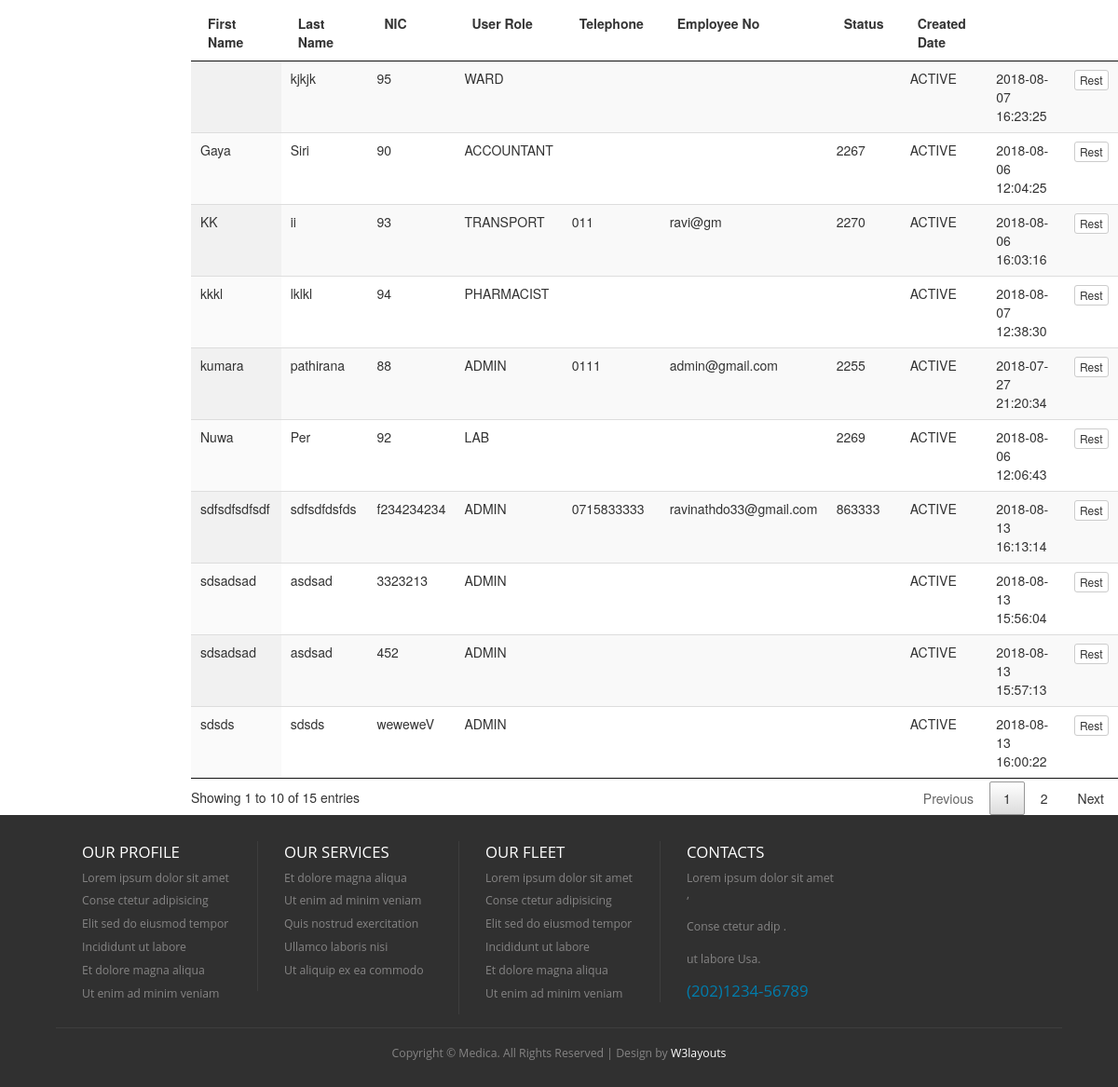
Before: /index.php/admin_controller/loadUserRegistration (lower part) with the older database file.
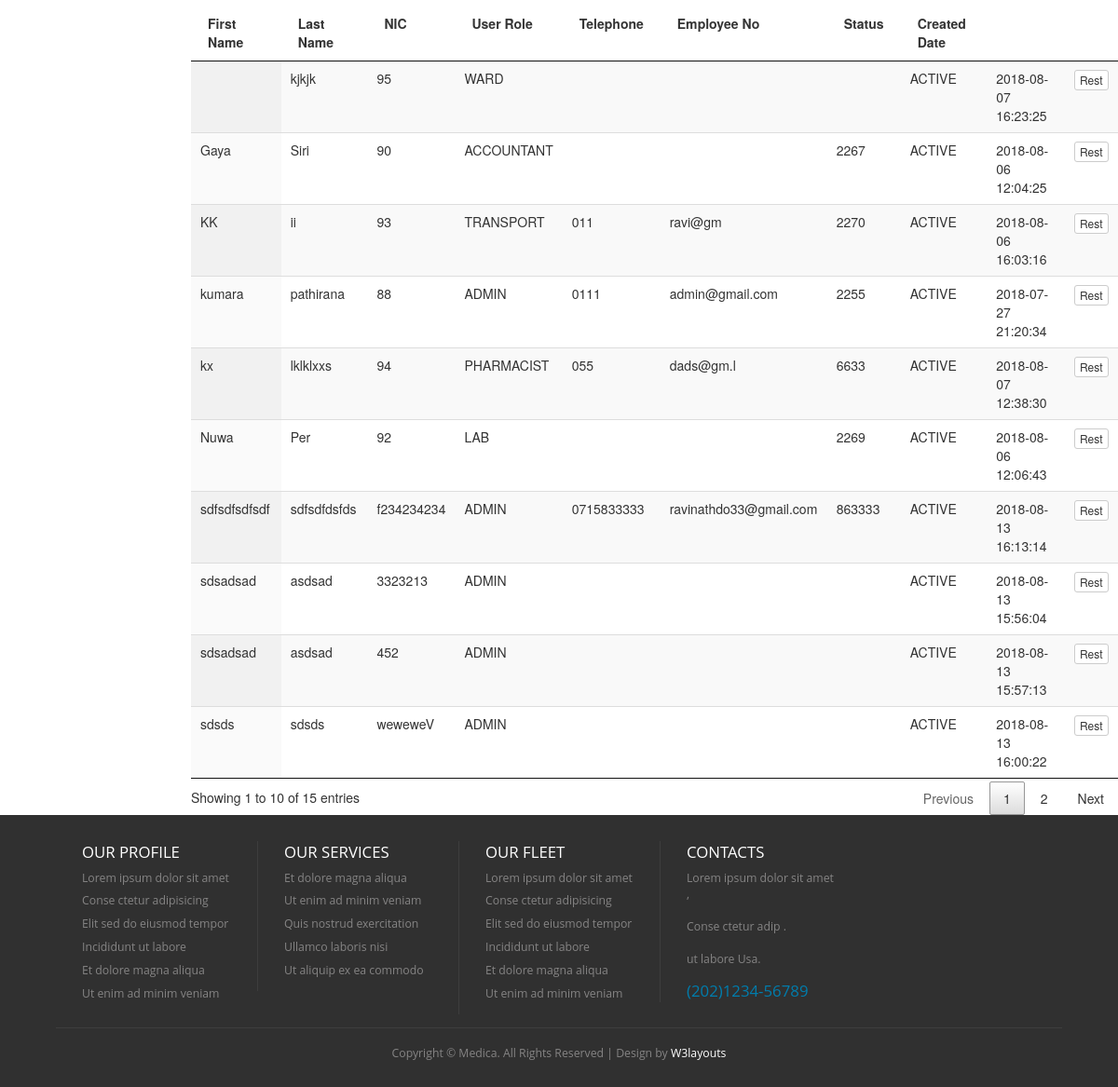
After: the same page with the newer database file.
### tables this page shows
CREATE TABLE `hms_user` (
  `id` int(5) NOT NULL AUTO_INCREMENT,
  `first_name` varchar(100) DEFAULT NULL,
  `last_name` varchar(100) DEFAULT NULL,
  `nic` varchar(12) DEFAULT NULL,
  `pword` text DEFAULT NULL,
  `user_role` varchar(20) DEFAULT NULL,
  `telephone` varchar(20) DEFAULT NULL,
  `email` varchar(100) DEFAULT NULL,
  `empno` varchar(10) DEFAULT NULL,
  `status_code` varchar(20) DEFAULT NULL,
  `created_date` timestamp NOT NULL DEFAULT current_timestamp(),
  `created_user` int(5) DEFAULT NULL,
  PRIMARY KEY (`id`),
  UNIQUE KEY `NewIndex1` (`nic`)
);

### application/controllers/Admin_Controller.php (called while the page is built, shortened)
<?php
class Admin_Controller extends CI_Controller {
    public function loadUserRegistration() {
        $this->load->model(array('User'));
        $user = new User();
        $data['msg'] = '';
        $data['userList'] = $user->get();
        $this->load->view('admin/admin-user-registration', $data);
    }
}

### index.php (called while the page is built, shortened)
<?php
require_once BASEPATH.'core/CodeIgniter.php';

### application/core/my_model.php (called while the page is built, shortened)
<?php
class MY_Model extends CI_Model{
    public function get($limit=0,$offset = 0) {
        if($limit){
            $query = $this->db->get($this::DB_TABLE,$limit,$offset);
        }else{
            $query = $this->db->get($this::DB_TABLE);
        }
        $ret_val = array();
        foreach ($query->result() as $row) {
            $model = new $class;
            $model->populate($row);
            $ret_val[$row->{$this::DB_TABLE_PK}] = $model;
        }
        return $ret_val;
    }
}

### application/views/admin/admin-user-registration.php (the view, shortened to what the changed rows need)
<!DOCTYPE HTML>
<html>
    <head>
        <link href="<?php echo base_url('css/style.css'); ?>" rel="stylesheet" type="text/css"  media="all" />
        <link href="<?php echo base_url('css/bootstrap.css'); ?>" rel="stylesheet" type="text/css"/>
        <link rel="stylesheet" href="<?php echo base_url('css/responsiveslides.css') ?>">
    </head>
    <body>
        <div class="content">
            <div class="row">
                <div class="col-md-10">
                    <table id="example" class="display" cellspacing="0" width="100%">
                        <thead>
                            <tr>
                                <th>First Name</th>
                                <th>Last Name</th>
                                <th>NIC</th>
                                <th>User Role</th>
                                <th>Telephone</th>
                                <th>Employee No</th>
                                <th>Status</th>
                                <th>Created Date</th>
                                <th></th>
                                <th></th>
                            </tr>
                        </thead>
                        <tbody>
                            <?php
                            foreach ($userList as $value) {
                                ?>
                                <tr>
                                    <td><?= $value->first_name ?></td>
                                    <td><?= $value->last_name ?></td>
                                    <td><?= $value->nic ?></td>
                                    <td><?= $value->user_role?></td>
                                    <td><?= $value->telephone?></td>
                                    <td><?= $value->email?></td>
                                    <td><?= $value->empno ?></td>
                                    <td><?= $value->status_code ?></td>
                                    <td><?= $value->created_date ?></td>
                                    <td>
                                        <a href="<?= base_url('Admin_Controller/loadUpdateUserProfile/'.$value->id)   ?>" class="btn btn-default btn-xs" >Rest</a>
                                    </td>
                                    <?php
                                }
                                ?>
                            </tr>
                        </tbody>
                    </table>
                    <link href="<?= base_url('css/jquery.dataTables.min.css') ?>" rel="stylesheet" type="text/css"/>
                </div>
            </div>
        </div>
    </body>
</html>

Changed rows visible on the page:
changed hms_user "PHARMACIST": first_name "kkkl" → "kx"; last_name "lklkl" → "lklklxxs"; telephone (not shown) → "055"; email (not shown) → "dads@gm.l"; empno (not shown) → "6633"
